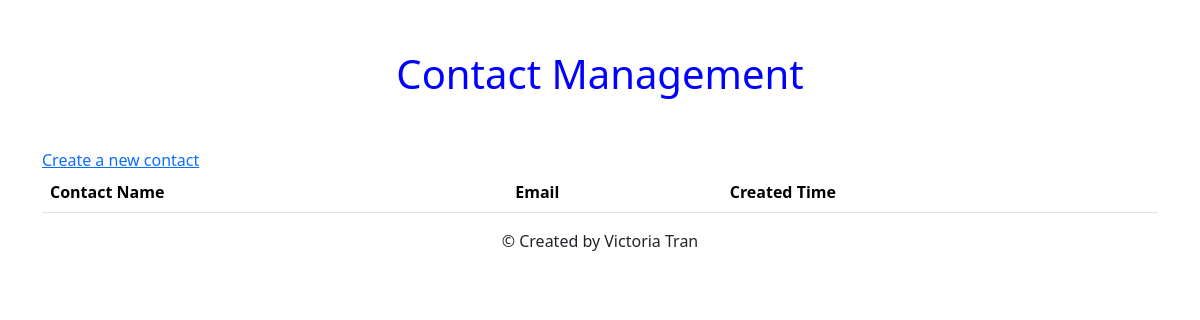
Before: / with the older database file.
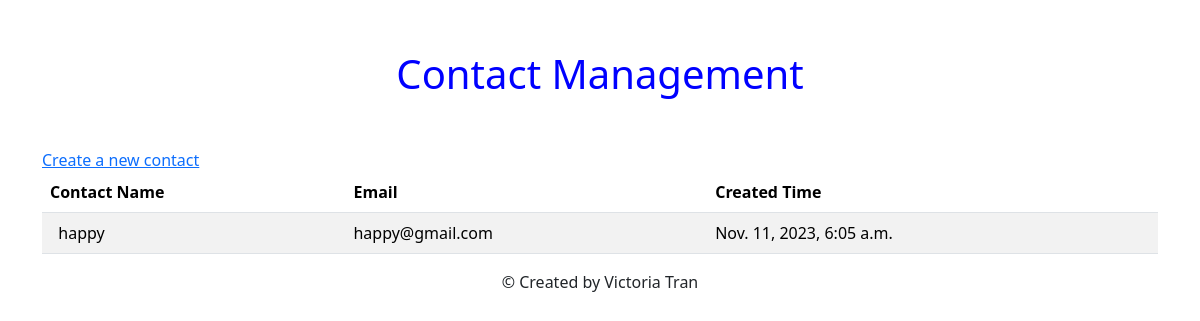
After: the same page with the newer database file.
### contacts/models.py (models this page shows)
class Contact(models.Model):
    name = models.CharField(max_length=20, null=False, unique=True, error_messages={'unique':"Contact with this name already exists."})
    email = models.EmailField(null=False, unique=True, error_messages={'unique':"Enter a valid email address."})
    notes = models.TextField(max_length = 200, default="") #multiple lines of text
    created_time = models.DateTimeField(auto_now_add=True)

### contacts/views.py (the view)
# urls.py: path("", ContactListView.as_view(), name="contact_list"),
class ContactListView(ListView):
    model = Contact

### contacts/templates/contacts/contact_list.html (shortened to what this page needs)
{% extends "base.html" %}
{% block content %}
<h1>Contact Management</h1>
<a type="button" href="{% url 'contact_create' %}">
    Create a new contact
</a>
<table class="table table-striped">
    <thead>
        <tr>
            <th>Contact Name</th>
            <th>Email</th>
            <th>Created Time</th>
        </tr>
    </thead>
    <tbody>
        {% for contact in contact_list %}
        <tr>
            <td>
                  {{ contact.name }}
            </td>
            <td>
                {{contact.email}}
            </td>
            <td>
                {{contact.created_time}}
            </td>
        </tr>
        {% endfor %}
    </tbody>
</table>
{% endblock content %}

### templates/base.html (shortened to what this page needs)
<!DOCTYPE html>
<html lang="en">
<head>
    <link href="https://cdn.jsdelivr.net/npm/bootstrap@5.3.2/dist/css/bootstrap.min.css"
    rel="stylesheet"
>
  <link rel="stylesheet"
    href="https://cdn.jsdelivr.net/npm/bootstrap-icons@1.3.0/font/bootstrap-icons.css">
</head>
<body>
    <div class="container">
        {% block content %}
        {% endblock content%}
        <footer>
            <p>&copy; Created by Victoria Tran</p>
        </footer>
    </div>
</body>
</html>

### templates/base.html (style rules this page uses)
footer { text-align: center; }
h1 { text-align: center; margin: 50px; color: blue; }

Changed rows visible on the page:
added Contact: name "happy", email "happy@gmail.com", created_time "Nov. 11, 2023, 6:05 a.m."
